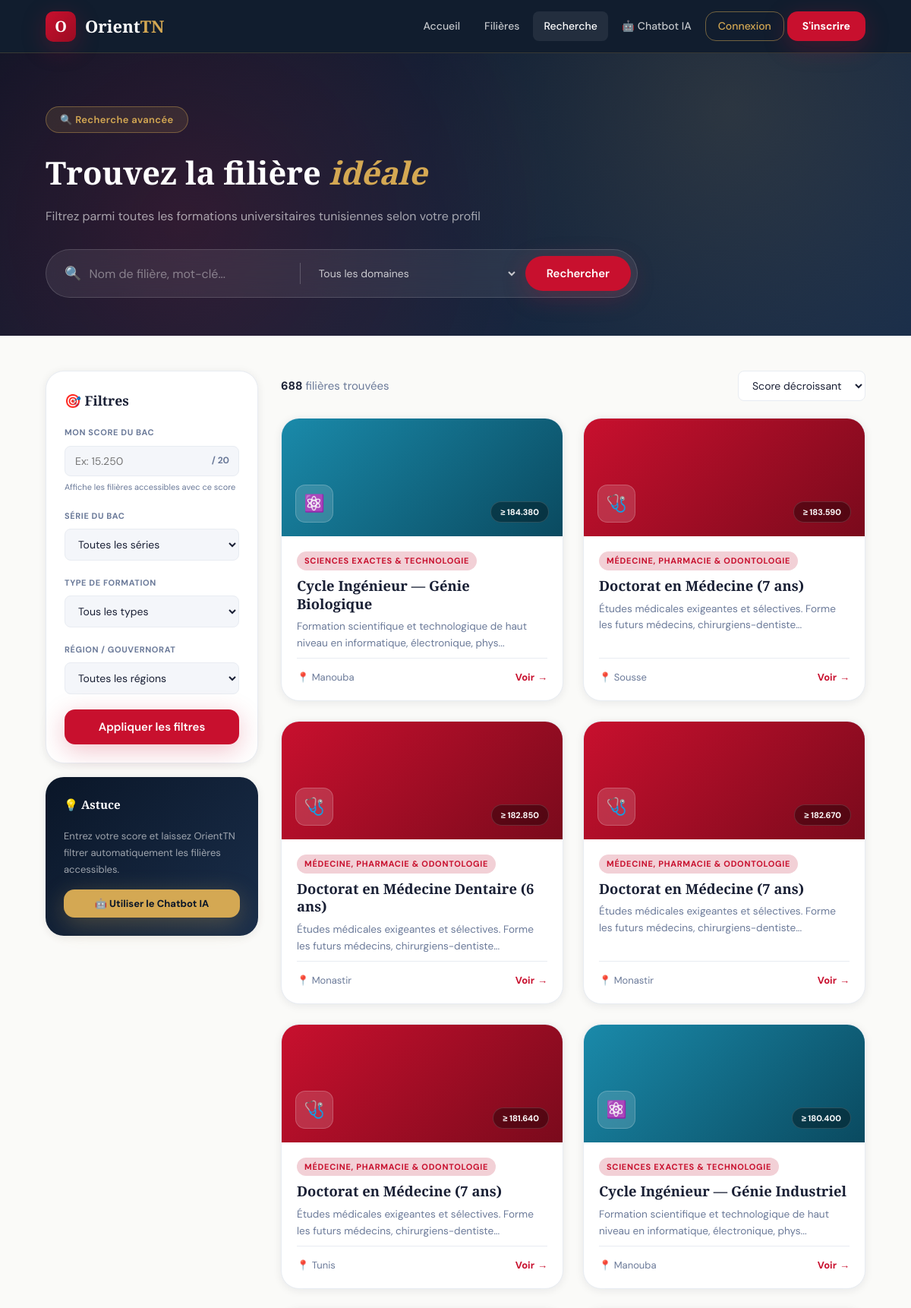
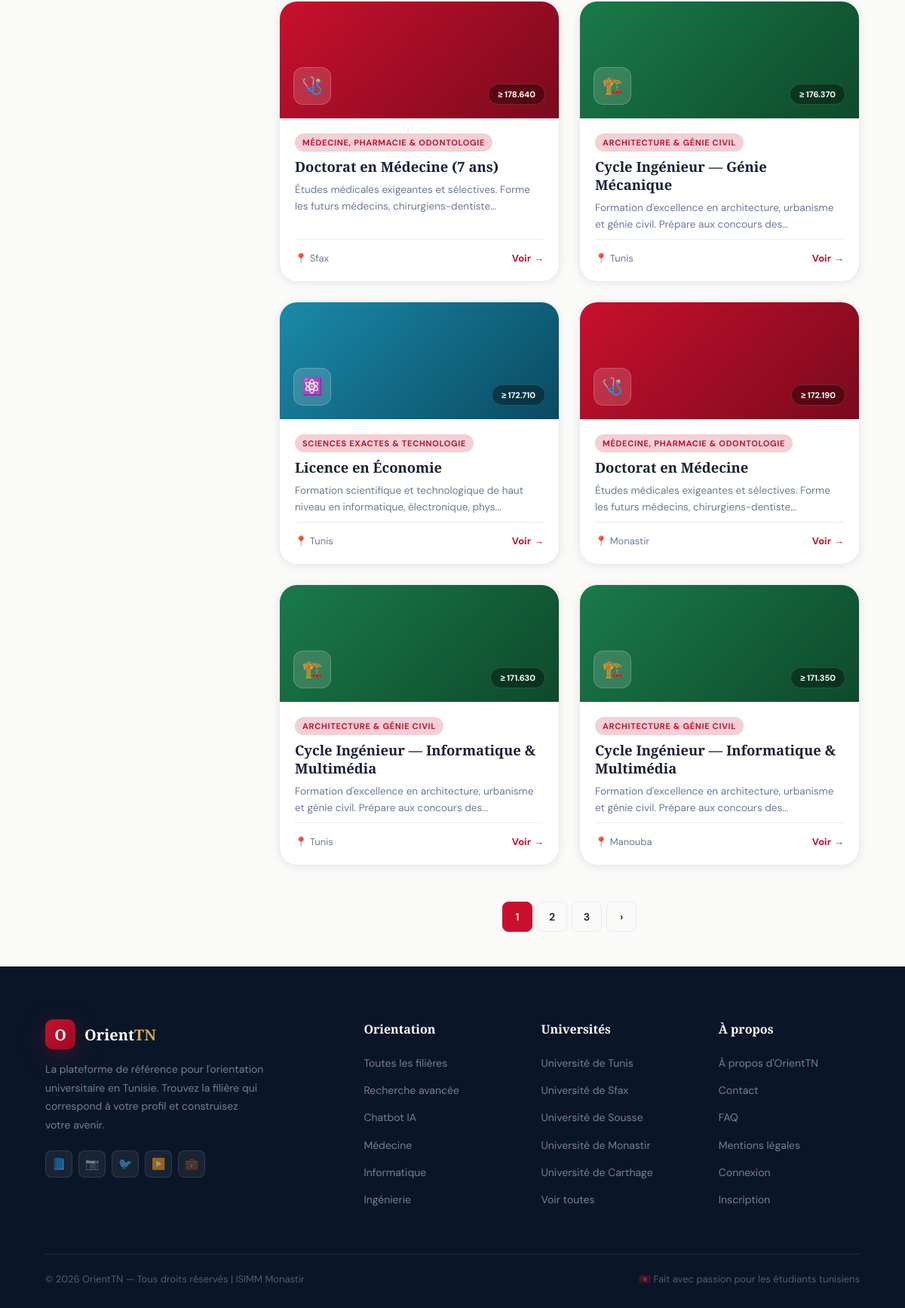
Page /recherche.php on the committed database (2 pictures, top to bottom).
### tables this page shows
CREATE TABLE filieres (
    id              INT PRIMARY KEY AUTO_INCREMENT,
    code_orientation VARCHAR(10) NOT NULL UNIQUE COMMENT 'Code 5 chiffres du guide officiel',
    titre           VARCHAR(200) NOT NULL,
    domaine         VARCHAR(100) NOT NULL,
    type_formation  VARCHAR(100),
    description     TEXT,
    description_longue TEXT,
    debouches       JSON,
    matieres        JSON,
    universite_id   INT,
    score_min       DECIMAL(6,2) NOT NULL COMMENT 'Score min sur 210',
    score_moyen     DECIMAL(6,2),
    score_max       DECIMAL(6,2),
    capacite        INT,
    duree           TINYINT DEFAULT 3,
    langue          VARCHAR(60),
    formule_calcul  VARCHAR(100) COMMENT 'Formule de calcul du score (ex: FG+M)',
    bac_requis      VARCHAR(200) COMMENT 'Sections du bac acceptées',
    icon            VARCHAR(10),
    couleur_classe  VARCHAR(20) DEFAULT 'ct-def',
    statut          ENUM('active','inactive') DEFAULT 'active',
    created_at      DATETIME DEFAULT NOW(),
    updated_at      DATETIME DEFAULT NOW() ON UPDATE NOW(),
    FOREIGN KEY (universite_id) REFERENCES universites(id),
    INDEX idx_score    (score_min),
    INDEX idx_domaine  (domaine),
    INDEX idx_statut   (statut)
);

CREATE TABLE gouvernorats (
    id          INT PRIMARY KEY AUTO_INCREMENT,
    nom         VARCHAR(60)  NOT NULL,
    region      VARCHAR(60)  NOT NULL,
    created_at  DATETIME DEFAULT NOW()
);

### recherche.php (the view, shortened to what this page needs)
<?php
require('config.php');
$score   = isset($_GET['score'])   ? (float)$_GET['score']   : null;
$q       = isset($_GET['q'])       ? trim($_GET['q'])         : '';
$sort    = isset($_GET['sort'])    ? trim($_GET['sort'])      : 'score_desc';
$page    = max(1, (int)($_GET['page'] ?? 1));
$perPage = 12;
$where = ["f.statut = 'active'"];
$orderMap = [
    'score_desc' => 'f.score_min DESC',
    'score_asc'  => 'f.score_min ASC',
    'titre_asc'  => 'f.titre ASC',
    'recent'     => 'f.id DESC',
];
$orderBy = $orderMap[$sort] ?? 'f.score_min DESC';
$whereSql = implode(' AND ', $where);
$totalRow = $conn->query("
    SELECT COUNT(*) as c FROM filieres f
    LEFT JOIN universites u ON f.universite_id = u.id
    LEFT JOIN gouvernorats g ON u.gouvernorat_id = g.id
    WHERE $whereSql
")->fetch_assoc();
$total  = (int)$totalRow['c'];
$pages  = max(1, ceil($total / $perPage));
$offset = ($page - 1) * $perPage;
$filieres = $conn->query("
    SELECT f.*, u.nom as univ_nom, u.sigle as univ_sigle, g.nom as gouvernorat
    FROM filieres f
    LEFT JOIN universites u ON f.universite_id = u.id
    LEFT JOIN gouvernorats g ON u.gouvernorat_id = g.id
    WHERE $whereSql
    ORDER BY $orderBy
    LIMIT $perPage OFFSET $offset
")->fetch_all(MYSQLI_ASSOC);
function buildUrl($params) {
    $base = array_filter(array_merge($_GET, $params), fn($v) => $v !== '' && $v !== null);
    unset($base['page']);
    return 'recherche.php?' . http_build_query($base);
}
?>
<!DOCTYPE html>
<html lang="fr">
<head>
    <link rel="stylesheet" href="style.css">
</head>
<body>
<?php require('nav.php'); ?>
<div class="search-hero">
    <div class="search-hero-inner">
        <div class="hero-badge" style="margin-bottom:18px;">🔍 Recherche avancée</div>
        <h1>Trouvez la filière <em style="color:var(--gold);font-style:italic;">idéale</em></h1>
        <p>Filtrez parmi toutes les formations universitaires tunisiennes selon votre profil</p>
        <form method="GET" action="recherche.php" id="searchForm">
            <div class="big-search">
                <span style="font-size:18px;">🔍</span>
                <input type="text" name="q" placeholder="Nom de filière, mot-clé..." value="<?= htmlspecialchars($q) ?>">
                <select name="domaine">
                    <option value="">Tous les domaines</option>
                </select>
                <button type="submit" class="btn btn-primary" style="border-radius:var(--radius-xl);white-space:nowrap;">Rechercher</button>
            </div>
        </form>
    </div>
</div>
<div class="page-body">
    <aside class="sidebar">
        <form method="GET" action="recherche.php" id="filterForm">
            <div class="filter-card">
                <h3>🎯 Filtres</h3>
                <div class="filter-group">
                    <label>Mon score du bac</label>
                    <div class="score-input-wrap">
                        <input type="number" name="score" step="0.001" min="0" max="20"
                               placeholder="Ex: 15.250"
                               value="<?= $score !== null ? $score : '' ?>">
                        <span class="score-unit">/ 20</span>
                    </div>
                    <p style="font-size:11px;color:var(--gray-text);margin-top:5px;">Affiche les filières accessibles avec ce score</p>
                </div>
                <div class="filter-group">
                    <label>Série du bac</label>
                    <select name="serie">
                        <option value="">Toutes les séries</option>
                    </select>
                </div>
                <div class="filter-group">
                    <label>Type de formation</label>
                    <select name="type">
                        <option value="">Tous les types</option>
                    </select>
                </div>
                <div class="filter-group">
                    <label>Région / Gouvernorat</label>
                    <select name="region">
                        <option value="">Toutes les régions</option>
                    </select>
                </div>
                <button type="submit" class="btn btn-primary btn-full">Appliquer les filtres</button>
            </div>
        </form>
        <div class="filter-card" style="margin-top:18px;background:linear-gradient(135deg,var(--navy),var(--navy-mid));border:none;">
            <h3 style="color:white;font-size:0.95rem;">💡 Astuce</h3>
            <p style="font-size:13px;color:rgba(255,255,255,0.6);line-height:1.7;margin-bottom:14px;">
                Entrez votre score et laissez OrientTN filtrer automatiquement les filières accessibles.
            </p>
            <a href="chatbot.php" class="btn btn-gold btn-full btn-sm">🤖 Utiliser le Chatbot IA</a>
        </div>
    </aside>
    <main>
        <div class="results-header">
            <p class="results-count">
                <strong><?= $total ?></strong> filière<?= $total > 1 ? 's' : '' ?> trouvée<?= $total > 1 ? 's' : '' ?>
            </p>
            <form method="GET" style="display:inline;" id="sortForm">
                <select name="sort" class="sort-select" onchange="document.getElementById('sortForm').submit()">
                    <option value="score_desc" <?= $sort==='score_desc'?'selected':'' ?>>Score décroissant</option>
                </select>
            </form>
        </div>
        <?php if(empty($filieres)): ?>
        <div class="empty-state">
            <div class="ico">🔍</div>
            <h3>Aucune filière trouvée</h3>
            <p>Essayez de modifier vos critères de recherche ou d'élargir les filtres.</p>
            <a href="recherche.php" class="btn btn-primary">Réinitialiser la recherche</a>
        </div>
        <?php else: ?>
        <div class="grid-auto" style="margin-bottom:36px;">
            <?php foreach($filieres as $f): ?>
            <a href="detail.php?id=<?= $f['id'] ?>" class="filiere-card" style="text-decoration:none;">
                <div class="card-top <?= htmlspecialchars($f['couleur_classe'] ?? 'ct-def') ?>">
                    <div class="card-icon"><?= $f['icon'] ?? '🎓' ?></div>
                    <span class="card-score">≥ <?= number_format($f['score_min'],3) ?></span>
                </div>
                <div class="card-body">
                    <span class="card-chip"><?= htmlspecialchars($f['domaine']) ?></span>
                    <h3 class="card-title"><?= htmlspecialchars($f['titre']) ?></h3>
                    <p class="card-desc"><?= htmlspecialchars(mb_substr($f['description'] ?? '', 0, 90)) ?>...</p>
                    <div class="card-footer">
                        <span class="card-region">📍 <?= htmlspecialchars($f['gouvernorat'] ?? $f['univ_sigle'] ?? 'N/A') ?></span>
                        <span class="card-link">Voir <span>→</span></span>
                    </div>
                </div>
            </a>
            <?php endforeach; ?>
        </div>
        <?php if($pages > 1): ?>
        <div class="pagination">
            <?php for($i = max(1,$page-2); $i <= min($pages,$page+2); $i++): ?>
                <?php if($i === $page): ?>
                    <span class="pg-active"><?= $i ?></span>
                <?php else: ?>
                    <a href="<?= htmlspecialchars(buildUrl(['page'=>$i])) ?>"><?= $i ?></a>
                <?php endif; ?>
            <?php endfor; ?>
            <?php if($page < $pages): ?>
                <a href="<?= htmlspecialchars(buildUrl(['page'=>$page+1])) ?>">›</a>
            <?php endif; ?>
        </div>
        <?php endif; ?>
        <?php endif; ?>
    </main>
</div>
<?php require('footer.php'); ?>
</body>
</html>

### recherche.php (style rules this page uses)
.search-hero { background: linear-gradient(135deg, var(--navy), var(--navy-mid)); padding: 70px 60px 50px; position: relative; overflow: hidden; }
.search-hero::before { content: ""; position: absolute; inset: 0; pointer-events: none; background: radial-gradient(circle at 20% 60%, rgba(200,16,46,0.18) 0%, transparent 50%), radial-gradient(circle at 80% 20%, rgba(212,168,83,0.12) 0%, transparent 40%); }
.search-hero-inner { position: relative; z-index: 1; max-width: 1240px; margin: 0 auto; }
.search-hero h1 { font-family: var(--font-display); font-size: clamp(1.8rem,3.5vw,2.6rem); font-weight: 700; color: white; margin-bottom: 10px; }
.search-hero p { color: rgba(255,255,255,0.6); font-size: 1rem; margin-bottom: 30px; }
.big-search { background: rgba(255,255,255,0.08); border: 1px solid rgba(255,255,255,0.15); backdrop-filter: blur(16px); border-radius: var(--radius-xl); padding: 8px 8px 8px 24px; display: flex; align-items: center; gap: 10px; max-width: 780px; }
.big-search input { flex: 1; background: transparent; border: none; outline: none; font-family: var(--font-body); font-size: 16px; color: white; }
.big-search input::placeholder { color: rgba(255,255,255,0.4); }
.big-search select { background: transparent; border: none; outline: none; font-family: var(--font-body); font-size: 14px; color: rgba(255,255,255,0.75); cursor: pointer; padding: 0 10px; min-width: 140px; }
.big-search select option { background: var(--navy); color: white; }
.page-body { display: grid; grid-template-columns: 280px 1fr; gap: 30px; padding: 46px 60px; max-width: 1240px; margin: 0 auto; }
.sidebar { position: sticky; top: 88px; align-self: start; }
.filter-card { background: white; border-radius: var(--radius-lg); padding: 24px; border: 1px solid var(--gray-mid); box-shadow: var(--shadow-sm); margin-bottom: 18px; }
.filter-card h3 { font-family: var(--font-display); font-size: 1.1rem; font-weight: 700; color: var(--text); margin-bottom: 18px; display: flex; align-items: center; gap: 8px; }
.filter-group { margin-bottom: 20px; }
.filter-group label { display: block; font-size: 11px; font-weight: 700; color: var(--gray-text); text-transform: uppercase; letter-spacing: 0.6px; margin-bottom: 8px; }
.filter-group input, .filter-group select { width: 100%; padding: 10px 13px; border: 1.5px solid var(--gray-mid); border-radius: var(--radius-sm); font-family: var(--font-body); font-size: 14px; color: var(--text); background: var(--gray-soft); transition: border-color var(--transition); }
.score-input-wrap { position: relative; }
.score-input-wrap input { padding-right: 50px; }
.score-input-wrap .score-unit { position: absolute; right: 13px; top: 50%; transform: translateY(-50%); font-size: 12px; font-weight: 700; color: var(--gray-text); }
.results-header { display: flex; align-items: center; justify-content: space-between; margin-bottom: 22px; flex-wrap: wrap; gap: 12px; }
.results-count { font-size: 15px; color: var(--gray-text); }
.results-count strong { color: var(--text); font-weight: 700; }
.sort-select { padding: 9px 14px; border: 1.5px solid var(--gray-mid); border-radius: var(--radius-sm); font-family: var(--font-body); font-size: 14px; color: var(--text); background: white; cursor: pointer; outline: none; }

### rows in the picture
filieres: icon "⚛️", score_min "184.380", domaine "SCIENCES EXACTES & TECHNOLOGIE", titre "Cycle Ingénieur — Génie Biologique", description "Formation scientifique et technologique de haut niveau en informatique, électronique, phys", gouvernorats.nom "Manouba"
filieres: icon "🩺", score_min "183.590", domaine "MÉDECINE, PHARMACIE & ODONTOLOGIE", titre "Doctorat en Médecine (7 ans)", description "Études médicales exigeantes et sélectives. Forme les futurs médecins, chirurgiens-dentiste", gouvernorats.nom "Sousse"
filieres: icon "🩺", score_min "182.850", domaine "MÉDECINE, PHARMACIE & ODONTOLOGIE", titre "Doctorat en Médecine Dentaire (6 ans)", description "Études médicales exigeantes et sélectives. Forme les futurs médecins, chirurgiens-dentiste", gouvernorats.nom "Monastir"
filieres: icon "🩺", score_min "182.670", domaine "MÉDECINE, PHARMACIE & ODONTOLOGIE", titre "Doctorat en Médecine (7 ans)", description "Études médicales exigeantes et sélectives. Forme les futurs médecins, chirurgiens-dentiste", gouvernorats.nom "Monastir"
filieres: icon "🩺", score_min "181.640", domaine "MÉDECINE, PHARMACIE & ODONTOLOGIE", titre "Doctorat en Médecine (7 ans)", description "Études médicales exigeantes et sélectives. Forme les futurs médecins, chirurgiens-dentiste", gouvernorats.nom "Tunis"
filieres: icon "⚛️", score_min "180.400", domaine "SCIENCES EXACTES & TECHNOLOGIE", titre "Cycle Ingénieur — Génie Industriel", description "Formation scientifique et technologique de haut niveau en informatique, électronique, phys", gouvernorats.nom "Manouba"
filieres: icon "🩺", score_min "178.640", domaine "MÉDECINE, PHARMACIE & ODONTOLOGIE", titre "Doctorat en Médecine (7 ans)", description "Études médicales exigeantes et sélectives. Forme les futurs médecins, chirurgiens-dentiste", gouvernorats.nom "Sfax"
filieres: icon "🏗️", score_min "176.370", domaine "ARCHITECTURE & GÉNIE CIVIL", titre "Cycle Ingénieur — Génie Mécanique", description "Formation d'excellence en architecture, urbanisme et génie civil. Prépare aux concours des", gouvernorats.nom "Tunis"
filieres: icon "⚛️", score_min "172.710", domaine "SCIENCES EXACTES & TECHNOLOGIE", titre "Licence en Économie", description "Formation scientifique et technologique de haut niveau en informatique, électronique, phys", gouvernorats.nom "Tunis"
filieres: icon "🩺", score_min "172.190", domaine "MÉDECINE, PHARMACIE & ODONTOLOGIE", titre "Doctorat en Médecine", description "Études médicales exigeantes et sélectives. Forme les futurs médecins, chirurgiens-dentiste", gouvernorats.nom "Monastir"
filieres: icon "🏗️", score_min "171.630", domaine "ARCHITECTURE & GÉNIE CIVIL", titre "Cycle Ingénieur — Informatique & Multimédia", description "Formation d'excellence en architecture, urbanisme et génie civil. Prépare aux concours des", gouvernorats.nom "Tunis"
filieres: icon "🏗️", score_min "171.350", domaine "ARCHITECTURE & GÉNIE CIVIL", titre "Cycle Ingénieur — Informatique & Multimédia", description "Formation d'excellence en architecture, urbanisme et génie civil. Prépare aux concours des", gouvernorats.nom "Manouba"

### other values in the picture
$total "688"
